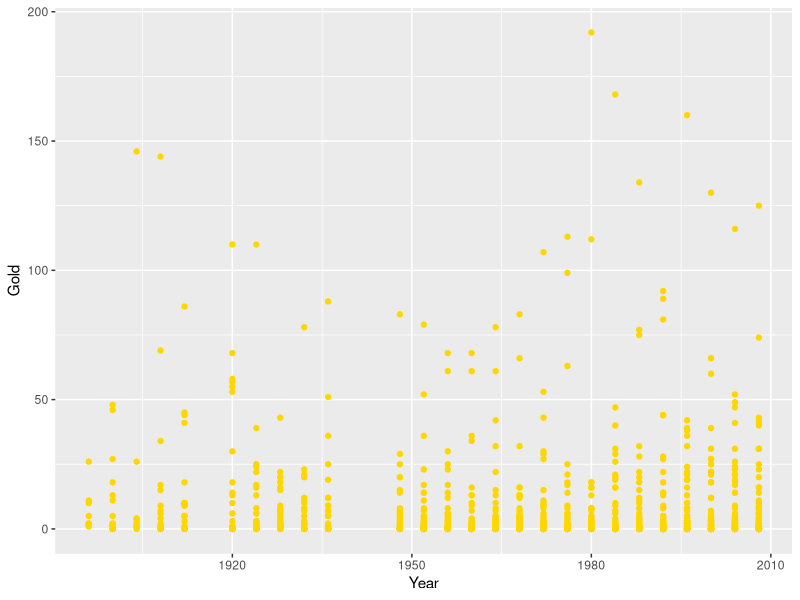
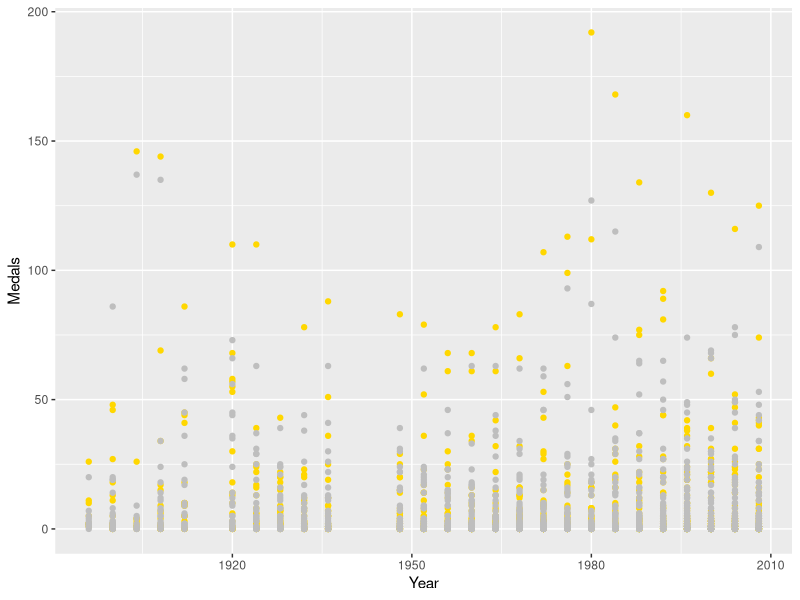

These figures' R source, in order: (Note: this script raises an error after producing the figures.)
## ---- chunk 1
knitr::opts_chunk$set(echo = TRUE, message = FALSE)
## ---- chunk 2
medal_counts <- read.csv(file.path("..", "data", "medal_counts.csv"))
medal_counts_wide <- read.csv(file.path("..", "data", "medal_counts_wide.csv"))
usa_gold_medals <- read.csv(file.path("..", "data", "usa_gold_medals.csv"))

## ---- chunk 3
library(ggplot2)
## ---- chunk 4
p <- ggplot(data = medal_counts_wide) +
  aes(x = Year, y = Gold) +                   
  geom_point(color = "gold")
p
p + 
  geom_point(
    aes(x = Year, y = Silver), 
    color = "gray"
  ) + 
  ylab("Medals")
## ---- chunk 5
medal_counts_wide %>%
  ggplot() +
  aes(x = Year, y = Gold) +
  geom_point() +
  ggtitle("Gold Medal Counts") +
  labs(y = "N gold medals")

## ---- chunk 6

ggplot(usa_gold_medals, aes(x = Year, y = count)) + 
  geom_line() +
  ggtitle("USA Gold Medals")

## ---- chunk 7

# Boxplots
ggplot(medal_counts_wide, aes(x = factor(Year), y = Gold)) +
  geom_boxplot() + 
  ggtitle("Gold Medal Counts")
## ---- chunk 8
# Histogram
ggplot(medal_counts_wide, aes(x = Gold)) + 
  geom_histogram() +
  ggtitle("Gold Medal Counts")
## ---- chunk 9
# Density plot
ggplot(medal_counts_wide, aes(x = Gold)) + 
  geom_density() +
  ggtitle("Gold Medal Counts")
## ---- chunk 10
# Bar chart
ggplot(usa_gold_medals, aes(x = Year, y = count)) + 
  geom_bar(stat = "identity")
## ---- chunk 11

# Compare boxplot first, then jitter
iris %>%
  ggplot() +
  aes(x = Species, y = Sepal.Length) +
  geom_boxplot(outlier.shape = NA) +
  geom_jitter(width = 0.3)  # jitter: point with position dodging

# versus jitter first, then boxplot
iris %>%
  ggplot() +
  aes(x = Species, y = Sepal.Length) +
  geom_jitter(width = 0.3) +
  geom_boxplot(outlier.shape = NA)


## ---- chunk 12
# This combines the subsetting and plotting into one step
medal_counts %>%
  filter(Medal == "Gold") %>%
  filter(NOC == "USA") %>%
  ggplot(aes(x = Year, y = count)) + 
  geom_line()

## ---- chunk 13
datasets::airquality
## ---- chunk 14

## ---- chunk 15

## ---- chunk 16
datasets::ToothGrowth
